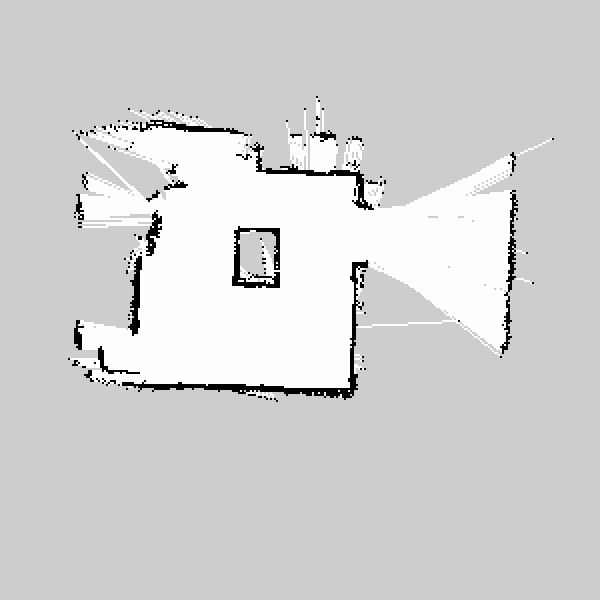
#> input picture scaled_map.pgm, 600 x 600 px
$ jupyter execute --allow-errors particle_filter_1-ray_casting.ipynb   (shell and % lines are left out)
#> lines starting #> are read from the running program, lines starting #| are printed output that depends on the picture; after the words box and inside, x2 and y2 are one past the last pixel; in counts of white or black regions, pixels touching at a corner belong together
### pf.py
#!/usr/bin/env python

""" This is the starter code for the robot localization project

    Originally cloned from Paul Ruvolo's CompRobo 15:
    https://github.com/paulruvolo/comprobo15/

"""

import rospy

from std_msgs.msg import Header, String
from sensor_msgs.msg import LaserScan
from geometry_msgs.msg import PoseStamped, PoseWithCovarianceStamped, PoseArray, Pose, Point, Quaternion
from nav_msgs.srv import GetMap
from copy import deepcopy

import tf
from tf import TransformListener
from tf import TransformBroadcaster
from tf.transformations import euler_from_quaternion, rotation_matrix, quaternion_from_matrix
from random import gauss

import math
import time

import numpy as np
from numpy.random import random_sample
from sklearn.neighbors import NearestNeighbors
from occupancy_field import OccupancyField

from helper_functions import (convert_pose_inverse_transform,
                              convert_translation_rotation_to_pose,
                              convert_pose_to_xy_and_theta,
                              angle_diff)

class Particle(object):
    """ Represents a hypothesis (particle) of the robot's pose consisting of x,y and theta (yaw)
        Attributes:
            x: the x-coordinate of the hypothesis relative to the map frame
            y: the y-coordinate of the hypothesis relative ot the map frame
            theta: the yaw of the hypothesis relative to the map frame
            w: the particle weight (the class does not ensure that particle weights are normalized
    """

    def __init__(self,x=0.0,y=0.0,theta=0.0,w=1.0):
        """ Construct a new Particle
            x: the x-coordinate of the hypothesis relative to the map frame
            y: the y-coordinate of the hypothesis relative ot the map frame
            theta: the yaw of the hypothesis relative to the map frame
            w: the particle weight (the class does not ensure that particle weights are normalized """
        self.w = w
        self.theta = theta
        self.x = x
        self.y = y

    # [4 lines left out: function as_pose, not called in this run]

    # TODO: define additional helper functions if needed
    def normalize(self, Z):
        """ Ajusta o peso da particula usando o fator de normalizacao (Z) """
        self.w /= Z

class ParticleFilter:
    """ The class that represents a Particle Filter ROS Node
        Attributes list:
            initialized: a Boolean flag to communicate to other class methods that initializaiton is complete
            base_frame: the name of the robot base coordinate frame (should be "base_link" for most robots)
            map_frame: the name of the map coordinate frame (should be "map" in most cases)
            odom_frame: the name of the odometry coordinate frame (should be "odom" in most cases)
            scan_topic: the name of the scan topic to listen to (should be "scan" in most cases)
            n_particles: the number of particles in the filter
            d_thresh: the amount of linear movement before triggering a filter update
            a_thresh: the amount of angular movement before triggering a filter update
            laser_max_distance: the maximum distance to an obstacle we should use in a likelihood calculation
            pose_listener: a subscriber that listens for new approximate pose estimates (i.e. generated through the rviz GUI)
            particle_pub: a publisher for the particle cloud
            laser_subscriber: listens for new scan data on topic self.scan_topic
            tf_listener: listener for coordinate transforms
            tf_broadcaster: broadcaster for coordinate transforms
            particle_cloud: a list of particles representing a probability distribution over robot poses
            current_odom_xy_theta: the pose of the robot in the odometry frame when the last filter update was performed.
                                   The pose is expressed as a list [x,y,theta] (where theta is the yaw)
            map: the map we will be localizing ourselves in.  The map should be of type nav_msgs/OccupancyGrid
    """
    # [146 lines left out: functions __init__, update_robot_pose, update_particles_with_odom, map_calc_range, resample_particles, update_particles_with_laser and 4 more, not called in this run]

    def normalize_particles(self):
        """ Make sure the particle weights define a valid distribution (i.e. sum to 1.0) """
        pass
        # TODO: implement this

    # [80 lines left out: functions publish_particles, scan_received, fix_map_to_odom_transform, broadcast_last_transform, not called in this run]

# [8 lines that do not run on import are left out]

### helper_functions.py
""" Some convenience functions for translating between various representions of a robot pose.
    TODO: nothing... you should not have to modify these """

import rospy

from std_msgs.msg import Header, String
from sensor_msgs.msg import LaserScan
from geometry_msgs.msg import PoseStamped, PoseWithCovarianceStamped, PoseArray, Pose, Point, Quaternion
from nav_msgs.srv import GetMap
from copy import deepcopy

import tf
from tf import TransformListener
from tf import TransformBroadcaster
from tf.transformations import euler_from_quaternion, rotation_matrix, quaternion_from_matrix
from random import gauss

import math
import time

import numpy as np
from numpy.random import random_sample
from sklearn.neighbors import NearestNeighbors

def convert_translation_rotation_to_pose(translation, rotation):
    """ Convert from representation of a pose as translation and rotation (Quaternion) tuples to a geometry_msgs/Pose message """
    return Pose(position=Point(x=translation[0],y=translation[1],z=translation[2]), orientation=Quaternion(x=rotation[0],y=rotation[1],z=rotation[2],w=rotation[3]))

# [22 lines left out: functions convert_pose_inverse_transform, convert_pose_to_xy_and_theta, not called in this run]

def angle_normalize(z):
    """ convenience function to map an angle to the range [-pi,pi] """
    return math.atan2(math.sin(z), math.cos(z))

def angle_diff(a, b):
    """ Calculates the difference between angle a and angle b (both should be in radians)
        the difference is always based on the closest rotation from angle a to angle b
        examples:
            angle_diff(.1,.2) -> -.1
            angle_diff(.1, 2*math.pi - .1) -> .2
            angle_diff(.1, .2+2*math.pi) -> -.1
    """
    a = angle_normalize(a)
    b = angle_normalize(b)
    d1 = a-b
    d2 = 2*math.pi - math.fabs(d1)
    if d1 > 0:
        d2 *= -1.0
    if math.fabs(d1) < math.fabs(d2):
        return d1
    else:
        return d2

### particle_filter_1-ray_casting.ipynb
[cell 1]
# Dados do arquivo mapa.yaml

resolution = 0.020000
origin =  [-5.000000, -5.000000, 0.000000]
occupied_thresh = 0.65
free_thresh =  0.196

[cell 2]
from random import randint, choice
import time
import matplotlib.pyplot as plt
import matplotlib.patches as mpatches
import numpy as np
import math
import random
from pf import Particle
from nav_msgs.msg import OccupancyGrid
from occupancy_field import OccupancyField
from helper_functions import angle_normalize, angle_diff


from PIL import Image as PilImage
pil_image = PilImage.open("scaled_map.pgm", 'r')
#> pil_image is the input picture: PIL image 600x600 L; min 0, max 254, mean 210.4
np_image = np.asarray(pil_image)

particle_size = 10

#import matplotlib_render as plotmap


back_color = "black"
colors     = ['red', 'green', 'cyan', 'yellow']
width, height = 480, 480

initial_pose = [200, 200, math.pi/8] # Posicao inicial considerada para o pf
pose = [180, 250, 1.4*(math.pi/8)] # posicao "verdadeira" do robo
robot_radius=10   # Raio do robo

# Os angulos em que o robo simulado vai ter sensores
angles = np.linspace(0.0, 2*math.pi, num=8)

particle_cloud = []

def convert_to_figure(xy_theta):
    """
        Converts a xy_theta to screen coordinates
    """
    pass


def nb_draw_map(mapa_numpy, particles = None, initial_position=False, pose=False, robot=False):
    fig, ax = plt.subplots(figsize=(10,10))
    ax.set(xlim=[0, width], ylim=[0, height]) # Or use "ax.axis([x0,x1,y0,y1])"

    fig.canvas.draw()

    #def update():

    plt.imshow(mapa_numpy, cmap='Greys_r')
    if initial_position:
        draw_initial_pose(initial_pose,ax)
    if particles:
        nb_draw_particle_cloud(particles, ax)
    if pose:
        nb_draw_arrow(pose[0], pose[1], pose[2], ax, color='g', width=2, headwidth=6, headlength=6)
    if robot:
        nb_draw_robot(pose, ax, radius=robot_radius)

    return ax # Retornamos o contexto grafico caso queiram fazer algo depois


def draw_initial_pose(pose_xytheta, ax):
    """
        Metodo que desenha a pose inicial
        pose - um array que contem x, y e theta da pose inicial
        ax - um objeto do matplotlib
    """
    x = pose_xytheta[0]
    y = pose_xytheta[1]
    theta = pose_xytheta[2]
    l = 15
    #end_x = x + deltax
    #end_y = y + deltay
    nb_draw_arrow(x, y, theta, ax, l=l, color='r', width=2, headwidth=6, headlength=6)

def nb_draw_arrow(x, y, theta, ax, l = 15, color='y', headwidth=3.0, headlength=3, width=0.001):
    deltax = l*math.cos(theta)
    deltay = l*math.sin(theta)
    ax.arrow(x, y, deltax, deltay, head_width=headwidth, head_length=headlength, fc=color,  ec=color, width=width)

def nb_draw_particle_cloud(particles, ax):
    """
        Desenha o particle cloud
        particles - uma lista de objetos Particle
        ax - eixo
    """
    for p in particles:
        nb_draw_arrow(p.x, p.y, p.theta, ax, particle_size, color='b')

def normalize_particles():
    #global particle_cloud
    w_sum = 0
    for p in particle_cloud:
        w_sum+=p.w
    for p in particle_cloud:
        p.normalize(w_sum)

def update_robot_pose():
    """ Update the estimate of the robot's pose given the updated particles.
        There are two logical methods for this:
            (1): compute the mean pose
            (2): compute the most likely pose (i.e. the mode of the distribution)
    """
    # first make sure that the particle weights are normalized
    normalize_particles()

    # TODO: assign the lastest pose into self.robot_pose as a geometry_msgs.Pose object
    # Nota: neste notebook ao inves de usarmos um objeto Pose vou usar uma lista x, y, theta
    robot_pose = [0, 0, 0]

def nb_initialize_particle_cloud(xy_theta=None):
    """ Initialize the particle cloud.
        Arguments
        xy_theta: a triple consisting of the mean x, y, and theta (yaw) to initialize the
                  particle cloud around.  If this input is ommitted, the odometry will be used """
    if xy_theta == None:
        #xy_theta = convert_pose_to_xy_and_theta(.odom_pose.pose)
        pass
    global particle_cloud
    # TODO create particles
    particle_cloud = nb_create_particles(initial_pose)

    normalize_particles()
    update_robot_pose()

def nb_create_particles(pose, var_x = 50, var_y = 50, var_theta = math.pi/3, num=300):
    """
        Cria num particulas
        situadas no intervalo x - var_x a x + var_x, y - var_x at'e y + var_y e theta - var_theta a theta + var_theta
    """
    particle_cloud = []
    s = pose
    for i in range(num):
        x = random.uniform(s[0] - var_x, s[0] + var_x)
        y = random.uniform(s[1] - var_x, s[1] + var_y)
        theta = random.uniform(s[2] - var_theta, s[2] + var_theta)
        p = Particle(x, y, theta, w=1.0) # A prob. w vai ser normalizada depois
        particle_cloud.append(p)
    return particle_cloud

def nb_draw_robot(position, ax, radius=10):
    from matplotlib.patches import Circle
    circle = Circle((position[0], position[1]), radius, facecolor='none',
                    edgecolor=(0.0, 0.8, 0.2), linewidth=2, alpha=0.7)
    ax.add_patch(circle)

def nb_create_ros_map(numpy_image):
    """
        Este notebook nao usa o service GetMap, portanto
        precisamos usar a imagem que foi lida e criar um OccupancyGrid
    """
    grid = OccupancyGrid()
    grid.info.resolution = 1
    w = numpy_image.shape[0]
    h = numpy_image.shape[1]
    grid.info.width = w
    grid.info.height = h
    image_data = []
    for i in range(numpy_image.size):
        cell = 1.0 - (numpy_image[i//w][i%w]/255.0)
        if cell < 0.005:
            cell = 0
        image_data.append(cell)

    print("Occurences of zero",image_data.count(0))
    grid.data = image_data
    return grid

def nb_interp(min_a, max_a, a, dst_min, dst_max):
    """
        Funcao de interpolacao generica.
        min_a
        max_a
        a - valor na faixa de origem
        dst_min, dst_max - a faixa de destino
    """
    return dst_min + ((a - min_a)/(max_a - min_a))*(dst_max - dst_min)

def nb_cria_occupancy_field_image(occupancy_field, numpy_image):
    occupancy_image = numpy_image.copy() # todo: extrair do occupancy_grid no futuro
    max_dist = max(occupancy_field.closest_occ.values())
    min_dist = min(occupancy_field.closest_occ.values())
    for i in range(occupancy_image.shape[1]):
        for j in range(occupancy_image.shape[0]):
            occupancy_image[j][i] = int(nb_interp(min_dist, max_dist, occupancy_field.get_closest_obstacle_distance(j,i), 0, 255))
    return occupancy_image


def nb_outside_image(x, y, img):
    if x > img.shape[1] or x < 0:
        return true
    if y > img.shape[0] or y < 0:
        return ture

def nb_found_obstacle(x, y, x0, y0, img):
    gray_value = 1.0 - img[x][y]/255.0
    if gray_value > free_thresh and gray_value < occupied_thresh:
        return math.sqrt( (x0 - x)**2 + (y0 - x)**2 )


def nb_find_discrete_line_versor(xa, ya, angle):
    m = math.tan(angle)
    deltax = 50.0 # arbitrario
    xd = xa + deltax
    yd = ya + m*deltax
    deltay = yd - ya
    v = [deltax, deltay]
    length = math.sqrt(deltax**2 + deltay**2)
    versor = [deltax/length, deltay/length]
    # Um pouco ineficiente mas 'garante' que nao pularemos celular
    for i in range(len(versor)):
        versor[i]*=0.5
    return versor


def nb_simulate_lidar(robot_pose, angles, img):
    """
        Simula a leitura `real` do LIDAR supondo que o robot esteja na robot_pose e com sensores nos angulos angles

        retorna uma lista de pontos de intersecao ou -1 se o sensor nao ler nada naquele angulo

    """
    a = angles.copy()
    theta = 2 # para ficar mais intuitivo

    robot_pose[theta] = angle_normalize(robot_pose[theta])

    lidar_results = {}

    result_img = np.zeros(img.shape)
    result_img.fill(255) # Deixamos tudo branco

    for i in range(len(a)):
        # Encontramos os angulos absolutos
        dif = angle_diff(robot_pose[theta], a[i])
        a[i]+=dif

    x0,y0 = robot_pose[0], robot_pose[1]

    for ang in a:
        xa, ya = x0, y0
        x = xa
        y = ya
        vers = nb_find_discrete_line_versor(xa, ya, ang)
        print("vers ", ang, "  " , vers)

        while (True):
            result_img[x,y] = 0 # Marcamos o raio na imagem
            if nb_outside_image(x, y, img):
                # A imagem acabou, nao achamos nada
                lidar_results[ang] = -1
                break
            dist = nb_found_obstacle(int(x), int(y), x0, y0, img)
            if dist > -1:
                # Achamos alguma coisa
                lidar_results[ang] = dist
                break
            # Keep going if none of the "ifs" has been triggered
            x = x + vers[0]
            y = y + vers[1]
            print("x y ", x, "  ", y)

    return lidar_results, result_img

## Mapa com posicao inicial

[cell 3]
nb_draw_map(np_image)

[cell 4]
# Inicializa as particulas
nb_initialize_particle_cloud()

[cell 5]
nb_draw_map(np_image, particles = particle_cloud, initial_position = initial_pose, pose=pose, robot=True)
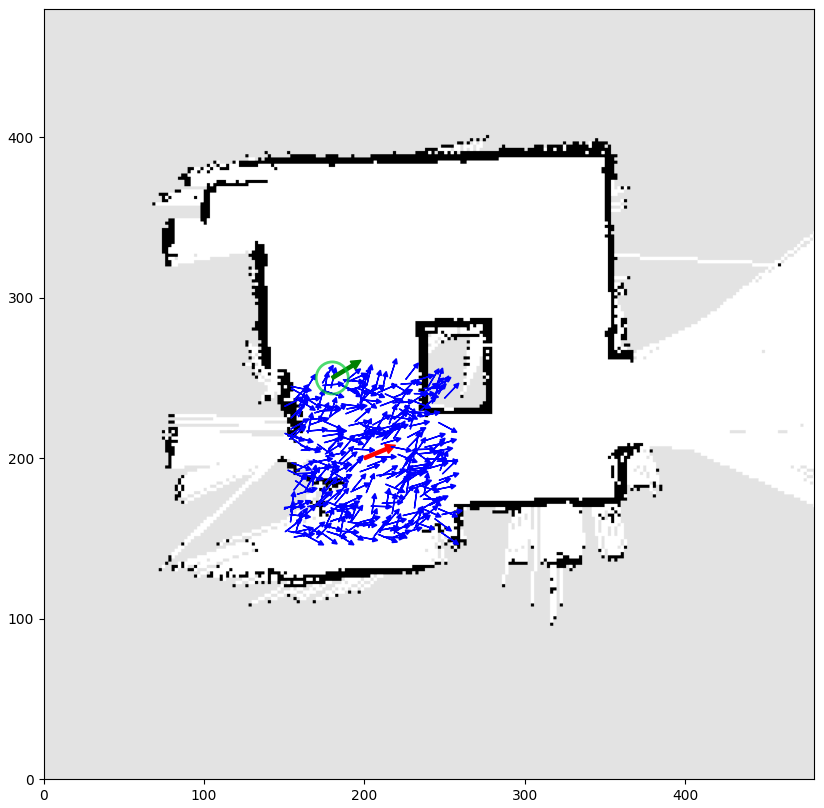
#> figure drawn by matplotlib, 1 panel

#> (a cell that did not finish here is left out)

#> (a cell that did not finish here is left out)

## Occupancy field para o exemplo

#> (a cell that did not finish here is left out)

#> (a cell that did not finish here is left out)

#> in nb_simulate_lidar, `result_img.fill(255)`: result_img: shape (600, 600) float64; every value is 255
#> the loop in nb_simulate_lidar, `for ang in a:` made 1 pass
#> after the loop in nb_simulate_lidar, `for ang in a:`:
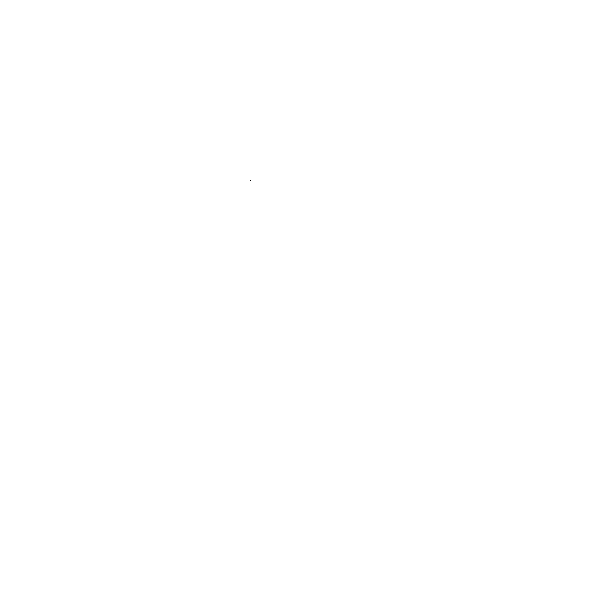
#> result_img: shape (600, 600) float64; 100% white; black in thin lines or dots, all inside (x1, y1, x2, y2) = (250, 180, 251, 181)
#> after the loop in nb_simulate_lidar, `for ang in a:`: lidar_results = 0 items
